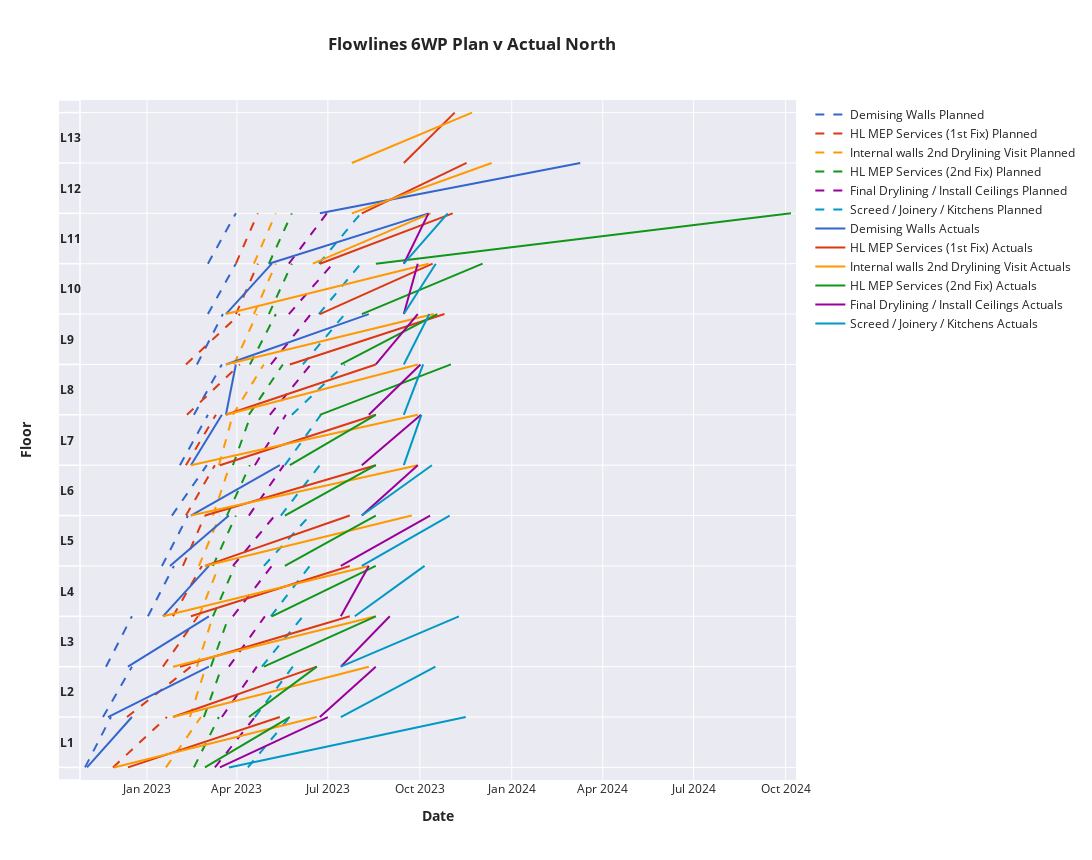

The code cell stored with this chart in its notebook:
### Code cell
fig = px.line()
fig1 = px.line()
fig2 = px.line()
# Add a custom legend trace using a scatter plot with the desired shape
legend_trace = px.line()
pixsize = 35
width = 2300

colorset = [px.colors.qualitative.G10[i] for i in range(len(set([i[2] for i in south_wp_dates]))+2)]

fig = px.line(labels={'x': 'Date', 'y': 'Floor'}, 
              title='<b>Flowlines 6WP Plan v Actual North<b>',
              template='seaborn')

fig.add_shape(type="rect",
              x0=-2*(pixsize/width), x1=0,
              y0=0, y1=1,
              xref='paper', yref='paper',
              line=dict(color="#ffffff", width=1.5),
              fillcolor = '#eaeaf2',
              opacity = 1)

for i in range(1, cladding_dates[1][1][-2]+1):
    # Add horizontal line to the margin
    fig.add_shape(type="line",
              x0=-2*(pixsize/width), x1=0,
              y0=i-1, y1=i-1,
              xref='paper', yref='y',
              line=dict(color="#ffffff", width=1.5),
              opacity = 1)
    # Add annotation to the margin
    if i < cladding_dates[1][1][-2]:
        fig.add_annotation(
            text='<b>L'+str(i)+'<b>',
            x=-2*(pixsize/width),
            y=i-1/2,
            xref='paper', yref='y',
            font=dict(size=12),
            showarrow = False )

for i in range(len(set(np.concatenate([np.array([j[1] for j in i]) for i in north_wp_dates]).tolist()))):
    data = pd.DataFrame({
        'x': np.concatenate([np.array([min(north_wp_dates[j][i][2]), datereadjust2(max(north_wp_dates[j][i][2])), None]) for j in range(len(north_wp_dates))]).tolist(),
        'y': np.concatenate([np.array([int(north_wp_dates[j][i][0][-2:])-1, int(north_wp_dates[j][i][0][-2:]), None]) for j in range(len(north_wp_dates))]).tolist(),
        'Color': [str(i)+', '+str(i)]*len(np.concatenate([np.array([min(north_wp_dates[j][i][2]), max(north_wp_dates[j][i][2]), None]) for j in range(len(north_wp_dates))]).tolist())
    })
    # Define custom hover text for each bar in each set
    custom_hover_text = [
        np.concatenate([np.array([min(north_wp_dates[j][i][2]), min(north_wp_dates[j][i][2]), None]) for j in range(len(north_wp_dates))]),
        np.concatenate([np.array([max(north_wp_dates[j][i][2]), max(north_wp_dates[j][i][2]), None]) for j in range(len(north_wp_dates))]),
        np.concatenate([np.array(['L'+str(j+1), 'L'+str(j+1), None]) for j in range(len(north_wp_dates))])
    ]
    fig1.add_trace(px.line(data, x='x', y = 'y', color = 'Color', color_discrete_sequence=[colorset[i]], hover_data = custom_hover_text).data[0])
    fig1.update_traces(line=dict(dash='dash'))
    #Update hovertext
    fig1.update_traces(
        hovertemplate='Initial Date: %{customdata[0]}<br>Final Date: %{customdata[1]}<br>Level: %{customdata[2]}',
    )

for i in range(len(set([i[2] for i in south_wp_dates]))):
    data = pd.DataFrame({
        'x': np.concatenate([np.array([interest_floors_Dates[j][0], interest_floors_Dates[j][1], None]) for j in range(southfloornamelen*6+i, len(interest_floors_Dates), len(set([i[2] for i in south_wp_dates])))]).tolist(),
        'y': np.concatenate([np.array([int((j-i)/len(set([i[2] for i in south_wp_dates])))-southfloornamelen, int((j-i)/len(set([i[2] for i in south_wp_dates])))+1-southfloornamelen, None]) for j in range(southfloornamelen*6+i, len(interest_floors_Dates), len(set([i[2] for i in south_wp_dates])))]).tolist(),#
        'Color': [i]*len(np.concatenate([np.array([interest_floors_Dates[j][0], interest_floors_Dates[j][1], None]) for j in range(southfloornamelen*6+i, len(interest_floors_Dates), len(set([i[2] for i in south_wp_dates])))]).tolist())
    })
    # Define custom hover text for each bar in each set
    custom_hover_text = [
        np.concatenate([np.array([interest_floors_Dates[j][0], interest_floors_Dates[j][0], None]) for j in range(southfloornamelen*6+i, len(interest_floors_Dates), len(set([i[2] for i in south_wp_dates])))]),
        np.concatenate([np.array([datereadjust6(interest_floors_Dates[j][1]), datereadjust6(interest_floors_Dates[j][1]), None]) for j in range(southfloornamelen*6+i, len(interest_floors_Dates), len(set([i[2] for i in south_wp_dates])))]),
        np.concatenate([np.array(['L'+str(int(j/len(set([i[2] for i in south_wp_dates])))+1-southfloornamelen), 'L'+str(int(j/len(set([i[2] for i in south_wp_dates])))+1-southfloornamelen), None]) for j in range(southfloornamelen*6+i, len(interest_floors_Dates), len(set([i[2] for i in south_wp_dates])))])
    ]
    fig2.add_trace(px.line(data, x='x', y = 'y', color='Color', color_discrete_sequence=[colorset[i]], hover_data = custom_hover_text).data[0])
    #Update hovertext
    fig2.update_traces(
        hovertemplate='Initial Date: %{customdata[0]}<br>Final Date: %{customdata[1]}<br>Level: %{customdata[2]}',
    )

#Add data from figures to fig
for i in range(len(fig1.data)):
    fig.add_trace(fig1.data[i])
for i in range(len(fig2.data)):
    fig.add_trace(fig2.data[i])

# Add the custom legend trace to the figure
fig.add_traces(legend_trace.data)
#Define text of legend list
name_legend = ['Demising Walls', 'HL MEP Services (1st Fix)', 'Internal walls 2nd Drylining Visit', 
               'HL MEP Services (2nd Fix)', 'Final Drylining / Install Ceilings', 'Screed / Joinery / Kitchens']
# Define a dictionary to map trace names to custom legend labels
legend_labels = {}
for i in range(len(set([i[2] for i in south_wp_dates]))):

    legend_labels.update({
        str(i): name_legend[i]+' Actuals', 
        str(i)+', '+str(i): name_legend[i]+' Planned'
    })


# Customize the legend labels for each trace
fig.for_each_trace(lambda trace: trace.update(name=legend_labels.get(trace.name, trace.name)))

#Update size of plot
fig.update_layout(height=860, width=1403)
fig.update_yaxes(tickvals=[i for i in range(cladding_dates[1][1][-2]+1)], range = [-0.25, 13.25])
fig.update_layout(xaxis_title="<b>Date<b>", yaxis_title="<b>Floor<b>", yaxis = dict(title_standoff = 30))
fig.update_layout(title_x=0.3)
fig.update_xaxes(range = [datetime(2022, 10, 31)-timedelta(days=5), max([interest_floors_Dates[i][1] for i in range(southfloornamelen*6, len(interest_floors_Dates)) if interest_floors_Dates[i]!=[None, None]])+timedelta(days=5)])
Flowlines1fig = fig
fig.show()
#fig.write_html("figfiout6WP.html")

### Figure 1 — Plotly figure (JSON) as saved in the notebook; plotly's stock layout.template omitted (floating-point values rounded to 4 significant figures)
{"data": [{"customdata": [["2022-10-31", "2022-11-25", "L1"], ["2022-10-31", "2022-11-25", "L1"], [null, null, null], ["2022-11-18", "2022-12-16", "L2"], ["2022-11-18", "2022-12-16", "L2"], [null, null, null], ["2022-11-21", "2022-12-16", "L3"], ["2022-11-21", "2022-12-16", "L3"], [null, null, null], ["2023-01-02", "2023-01-27", "L4"], ["2023-01-02", "2023-01-27", "L4"], [null, null, null], ["2023-01-16", "2023-02-10", "L5"], ["2023-01-16", "2023-02-10", "L5"], [null, null, null], ["2023-01-26", "2023-03-01", "L6"], ["2023-01-26", "2023-03-01", "L6"], [null, null, null], ["2023-02-03", "2023-03-02", "L7"], ["2023-02-03", "2023-03-02", "L7"], [null, null, null], ["2023-02-17", "2023-03-16", "L8"], ["2023-02-17", "2023-03-16", "L8"], [null, null, null], ["2023-02-20", "2023-03-17", "L9"], ["2023-02-20", "2023-03-17", "L9"], [null, null, null], ["2023-03-03", "2023-03-30", "L10"], ["2023-03-03", "2023-03-30", "L10"], [null, null, null], ["2023-03-03", "2023-03-30", "L11"], ["2023-03-03", "2023-03-30", "L11"], [null, null, null]], "hovertemplate": "Initial Date: %{customdata[0]}<br>Final Date: %{customdata[1]}<br>Level: %{customdata[2]}", "legendgroup": "0, 0", "line": {"color": "#3366CC", "dash": "dash"}, "marker": {"symbol": "circle"}, "mode": "lines", "name": "Demising Walls Planned", "orientation": "v", "showlegend": true, "type": "scatter", "x": ["2022-10-31T00:00:00", "2022-11-25T23:00:00", null, "2022-11-18T00:00:00", "2022-12-16T23:00:00", null, "2022-11-21T00:00:00", "2022-12-16T23:00:00", null, "2023-01-02T00:00:00", "2023-01-27T23:00:00", null, "2023-01-16T00:00:00", "2023-02-10T23:00:00", null, "2023-01-26T00:00:00", "2023-03-01T23:00:00", null, "2023-02-03T00:00:00", "2023-03-02T23:00:00", null, "2023-02-17T00:00:00", "2023-03-16T23:00:00", null, "2023-02-20T00:00:00", "2023-03-17T23:00:00", null, "2023-03-03T00:00:00", "2023-03-30T23:00:00", null, "2023-03-03T00:00:00", "2023-03-30T23:00:00", null], "xaxis": "x", "y": [0, 1, null, 1, 2, null, 2, 3, null, 3, 4, null, 4, 5, null, 5, 6, null, 6, 7, null, 7, 8, null, 8, 9, null, 9, 10, null, 10, 11, null], "yaxis": "y"}, {"customdata": [["2022-11-28", "2023-01-20", "L1"], ["2022-11-28", "2023-01-20", "L1"], [null, null, null], ["2022-12-12", "2023-02-13", "L2"], ["2022-12-12", "2023-02-13", "L2"], [null, null, null], ["2023-01-17", "2023-02-20", "L3"], ["2023-01-17", "2023-02-20", "L3"], [null, null, null], ["2023-01-27", "2023-02-24", "L4"], ["2023-01-27", "2023-02-24", "L4"], [null, null, null], ["2023-02-06", "2023-02-27", "L5"], ["2023-02-06", "2023-02-27", "L5"], [null, null, null], ["2023-02-09", "2023-03-09", "L6"], ["2023-02-09", "2023-03-09", "L6"], [null, null, null], ["2023-02-09", "2023-03-10", "L7"], ["2023-02-09", "2023-03-10", "L7"], [null, null, null], ["2023-02-10", "2023-04-03", "L8"], ["2023-02-10", "2023-04-03", "L8"], [null, null, null], ["2023-02-09", "2023-04-03", "L9"], ["2023-02-09", "2023-04-03", "L9"], [null, null, null], ["2023-03-31", "2023-04-21", "L10"], ["2023-03-31", "2023-04-21", "L10"], [null, null, null], ["2023-03-31", "2023-04-21", "L11"], ["2023-03-31", "2023-04-21", "L11"], [null, null, null]], "hovertemplate": "Initial Date: %{customdata[0]}<br>Final Date: %{customdata[1]}<br>Level: %{customdata[2]}", "legendgroup": "1, 1", "line": {"color": "#DC3912", "dash": "dash"}, "marker": {"symbol": "circle"}, "mode": "lines", "name": "HL MEP Services (1st Fix) Planned", "orientation": "v", "showlegend": true, "type": "scatter", "x": ["2022-11-28T00:00:00", "2023-01-20T23:00:00", null, "2022-12-12T00:00:00", "2023-02-13T23:00:00", null, "2023-01-17T00:00:00", "2023-02-20T23:00:00", null, "2023-01-27T00:00:00", "2023-02-24T23:00:00", null, "2023-02-06T00:00:00", "2023-02-27T23:00:00", null, "2023-02-09T00:00:00", "2023-03-09T23:00:00", null, "2023-02-09T00:00:00", "2023-03-10T23:00:00", null, "2023-02-10T00:00:00", "2023-04-03T23:00:00", null, "2023-02-09T00:00:00", "2023-04-03T23:00:00", null, "2023-03-31T00:00:00", "2023-04-21T23:00:00", null, "2023-03-31T00:00:00", "2023-04-21T23:00:00", null], "xaxis": "x", "y": [0, 1, null, 1, 2, null, 2, 3, null, 3, 4, null, 4, 5, null, 5, 6, null, 6, 7, null, 7, 8, null, 8, 9, null, 9, 10, null, 10, 11, null], "yaxis": "y"}, {"customdata": [["2023-01-20", "2023-02-23", "L1"], ["2023-01-20", "2023-02-23", "L1"], [null, null, null], ["2023-02-13", "2023-02-28", "L2"], ["2023-02-13", "2023-02-28", "L2"], [null, null, null], ["2023-02-20", "2023-03-07", "L3"], ["2023-02-20", "2023-03-07", "L3"], [null, null, null], ["2023-02-22", "2023-03-13", "L4"], ["2023-02-22", "2023-03-13", "L4"], [null, null, null], ["2023-02-22", "2023-03-14", "L5"], ["2023-02-22", "2023-03-14", "L5"], [null, null, null], ["2023-03-08", "2023-03-24", "L6"], ["2023-03-08", "2023-03-24", "L6"], [null, null, null], ["2023-03-14", "2023-03-27", "L7"], ["2023-03-14", "2023-03-27", "L7"], [null, null, null], ["2023-03-28", "2023-04-27", "L8"], ["2023-03-28", "2023-04-27", "L8"], [null, null, null], ["2023-03-29", "2023-04-20", "L9"], ["2023-03-29", "2023-04-20", "L9"], [null, null, null], ["2023-04-18", "2023-05-09", "L10"], ["2023-04-18", "2023-05-09", "L10"], [null, null, null], ["2023-04-18", "2023-05-09", "L11"], ["2023-04-18", "2023-05-09", "L11"], [null, null, null]], "hovertemplate": "Initial Date: %{customdata[0]}<br>Final Date: %{customdata[1]}<br>Level: %{customdata[2]}", "legendgroup": "2, 2", "line": {"color": "#FF9900", "dash": "dash"}, "marker": {"symbol": "circle"}, "mode": "lines", "name": "Internal walls 2nd Drylining Visit Planned", "orientation": "v", "showlegend": true, "type": "scatter", "x": ["2023-01-20T00:00:00", "2023-02-23T23:00:00", null, "2023-02-13T00:00:00", "2023-02-28T23:00:00", null, "2023-02-20T00:00:00", "2023-03-07T23:00:00", null, "2023-02-22T00:00:00", "2023-03-13T23:00:00", null, "2023-02-22T00:00:00", "2023-03-14T23:00:00", null, "2023-03-08T00:00:00", "2023-03-24T23:00:00", null, "2023-03-14T00:00:00", "2023-03-27T23:00:00", null, "2023-03-28T00:00:00", "2023-04-27T23:00:00", null, "2023-03-29T00:00:00", "2023-04-20T23:00:00", null, "2023-04-18T00:00:00", "2023-05-09T23:00:00", null, "2023-04-18T00:00:00", "2023-05-09T23:00:00", null], "xaxis": "x", "y": [0, 1, null, 1, 2, null, 2, 3, null, 3, 4, null, 4, 5, null, 5, 6, null, 6, 7, null, 7, 8, null, 8, 9, null, 9, 10, null, 10, 11, null], "yaxis": "y"}, {"customdata": [["2023-02-17", "2023-03-13", "L1"], ["2023-02-17", "2023-03-13", "L1"], [null, null, null], ["2023-02-27", "2023-03-16", "L2"], ["2023-02-27", "2023-03-16", "L2"], [null, null, null], ["2023-03-06", "2023-03-23", "L3"], ["2023-03-06", "2023-03-23", "L3"], [null, null, null], ["2023-03-08", "2023-03-29", "L4"], ["2023-03-08", "2023-03-29", "L4"], [null, null, null], ["2023-03-08", "2023-03-30", "L5"], ["2023-03-08", "2023-03-30", "L5"], [null, null, null], ["2023-03-22", "2023-04-13", "L6"], ["2023-03-22", "2023-04-13", "L6"], [null, null, null], ["2023-03-28", "2023-04-14", "L7"], ["2023-03-28", "2023-04-14", "L7"], [null, null, null], ["2023-04-13", "2023-05-16", "L8"], ["2023-04-13", "2023-05-16", "L8"], [null, null, null], ["2023-04-14", "2023-05-09", "L9"], ["2023-04-14", "2023-05-09", "L9"], [null, null, null], ["2023-05-03", "2023-05-25", "L10"], ["2023-05-03", "2023-05-25", "L10"], [null, null, null], ["2023-05-03", "2023-05-25", "L11"], ["2023-05-03", "2023-05-25", "L11"], [null, null, null]], "hovertemplate": "Initial Date: %{customdata[0]}<br>Final Date: %{customdata[1]}<br>Level: %{customdata[2]}", "legendgroup": "3, 3", "line": {"color": "#109618", "dash": "dash"}, "marker": {"symbol": "circle"}, "mode": "lines", "name": "HL MEP Services (2nd Fix) Planned", "orientation": "v", "showlegend": true, "type": "scatter", "x": ["2023-02-17T00:00:00", "2023-03-13T23:00:00", null, "2023-02-27T00:00:00", "2023-03-16T23:00:00", null, "2023-03-06T00:00:00", "2023-03-23T23:00:00", null, "2023-03-08T00:00:00", "2023-03-29T23:00:00", null, "2023-03-08T00:00:00", "2023-03-30T23:00:00", null, "2023-03-22T00:00:00", "2023-04-13T23:00:00", null, "2023-03-28T00:00:00", "2023-04-14T23:00:00", null, "2023-04-13T00:00:00", "2023-05-16T23:00:00", null, "2023-04-14T00:00:00", "2023-05-09T23:00:00", null, "2023-05-03T00:00:00", "2023-05-25T23:00:00", null, "2023-05-03T00:00:00", "2023-05-25T23:00:00", null], "xaxis": "x", "y": [0, 1, null, 1, 2, null, 2, 3, null, 3, 4, null, 4, 5, null, 5, 6, null, 6, 7, null, 7, 8, null, 8, 9, null, 9, 10, null, 10, 11, null], "yaxis": "y"}, {"customdata": [["2023-03-10", "2023-04-18", "L1"], ["2023-03-10", "2023-04-18", "L1"], [null, null, null], ["2023-03-17", "2023-04-20", "L2"], ["2023-03-17", "2023-04-20", "L2"], [null, null, null], ["2023-03-24", "2023-04-28", "L3"], ["2023-03-24", "2023-04-28", "L3"], [null, null, null], ["2023-03-28", "2023-05-05", "L4"], ["2023-03-28", "2023-05-05", "L4"], [null, null, null], ["2023-03-28", "2023-05-08", "L5"], ["2023-03-28", "2023-05-08", "L5"], [null, null, null], ["2023-04-13", "2023-05-17", "L6"], ["2023-04-13", "2023-05-17", "L6"], [null, null, null], ["2023-04-19", "2023-05-19", "L7"], ["2023-04-19", "2023-05-19", "L7"], [null, null, null], ["2023-05-04", "2023-06-13", "L8"], ["2023-05-04", "2023-06-13", "L8"], [null, null, null], ["2023-05-05", "2023-06-13", "L9"], ["2023-05-05", "2023-06-13", "L9"], [null, null, null], ["2023-05-23", "2023-07-05", "L10"], ["2023-05-23", "2023-07-05", "L10"], [null, null, null], ["2023-05-23", "2023-06-29", "L11"], ["2023-05-23", "2023-06-29", "L11"], [null, null, null]], "hovertemplate": "Initial Date: %{customdata[0]}<br>Final Date: %{customdata[1]}<br>Level: %{customdata[2]}", "legendgroup": "4, 4", "line": {"color": "#990099", "dash": "dash"}, "marker": {"symbol": "circle"}, "mode": "lines", "name": "Final Drylining / Install Ceilings Planned", "orientation": "v", "showlegend": true, "type": "scatter", "x": ["2023-03-10T00:00:00", "2023-04-18T23:00:00", null, "2023-03-17T00:00:00", "2023-04-20T23:00:00", null, "2023-03-24T00:00:00", "2023-04-28T23:00:00", null, "2023-03-28T00:00:00", "2023-05-05T23:00:00", null, "2023-03-28T00:00:00", "2023-05-08T23:00:00", null, "2023-04-13T00:00:00", "2023-05-17T23:00:00", null, "2023-04-19T00:00:00", "2023-05-19T23:00:00", null, "2023-05-04T00:00:00", "2023-06-13T23:00:00", null, "2023-05-05T00:00:00", "2023-06-13T23:00:00", null, "2023-05-23T00:00:00", "2023-07-05T23:00:00", null, "2023-05-23T00:00:00", "2023-06-29T23:00:00", null], "xaxis": "x", "y": [0, 1, null, 1, 2, null, 2, 3, null, 3, 4, null, 4, 5, null, 5, 6, null, 6, 7, null, 7, 8, null, 8, 9, null, 9, 10, null, 10, 11, null], "yaxis": "y"}, {"customdata": [["2023-04-12", "2023-05-23", "L1"], ["2023-04-12", "2023-05-23", "L1"], [null, null, null], ["2023-04-19", "2023-05-26", "L2"], ["2023-04-19", "2023-05-26", "L2"], [null, null, null], ["2023-04-26", "2023-06-05", "L3"], ["2023-04-26", "2023-06-05", "L3"], [null, null, null], ["2023-05-05", "2023-06-12", "L4"], ["2023-05-05", "2023-06-12", "L4"], [null, null, null], ["2023-04-28", "2023-06-12", "L5"], ["2023-04-28", "2023-06-12", "L5"], [null, null, null], ["2023-05-15", "2023-06-22", "L6"], ["2023-05-15", "2023-06-22", "L6"], [null, null, null], ["2023-05-19", "2023-06-23", "L7"], ["2023-05-19", "2023-06-23", "L7"], [null, null, null], ["2023-05-26", "2023-07-17", "L8"], ["2023-05-26", "2023-07-17", "L8"], [null, null, null], ["2023-06-06", "2023-07-17", "L9"], ["2023-06-06", "2023-07-17", "L9"], [null, null, null], ["2023-06-22", "2023-08-02", "L10"], ["2023-06-22", "2023-08-02", "L10"], [null, null, null], ["2023-06-22", "2023-08-02", "L11"], ["2023-06-22", "2023-08-02", "L11"], [null, null, null]], "hovertemplate": "Initial Date: %{customdata[0]}<br>Final Date: %{customdata[1]}<br>Level: %{customdata[2]}", "legendgroup": "5, 5", "line": {"color": "#0099C6", "dash": "dash"}, "marker": {"symbol": "circle"}, "mode": "lines", "name": "Screed / Joinery / Kitchens Planned", "orientation": "v", "showlegend": true, "type": "scatter", "x": ["2023-04-12T00:00:00", "2023-05-23T23:00:00", null, "2023-04-19T00:00:00", "2023-05-26T23:00:00", null, "2023-04-26T00:00:00", "2023-06-05T23:00:00", null, "2023-05-05T00:00:00", "2023-06-12T23:00:00", null, "2023-04-28T00:00:00", "2023-06-12T23:00:00", null, "2023-05-15T00:00:00", "2023-06-22T23:00:00", null, "2023-05-19T00:00:00", "2023-06-23T23:00:00", null, "2023-05-26T00:00:00", "2023-07-17T23:00:00", null, "2023-06-06T00:00:00", "2023-07-17T23:00:00", null, "2023-06-22T00:00:00", "2023-08-02T23:00:00", null, "2023-06-22T00:00:00", "2023-08-02T23:00:00", null], "xaxis": "x", "y": [0, 1, null, 1, 2, null, 2, 3, null, 3, 4, null, 4, 5, null, 5, 6, null, 6, 7, null, 7, 8, null, 8, 9, null, 9, 10, null, 10, 11, null], "yaxis": "y"}, {"customdata": [["2022-11-02", "2022-12-16", "L1"], ["2022-11-02", "2022-12-16", "L1"], [null, null, null], ["2022-11-23", "2023-03-03", "L2"], ["2022-11-23", "2023-03-03", "L2"], [null, null, null], ["2022-12-13", "2023-03-03", "L3"], ["2022-12-13", "2023-03-03", "L3"], [null, null, null], ["2023-01-17", "2023-03-03", "L4"], ["2023-01-17", "2023-03-03", "L4"], [null, null, null], ["2023-01-24", "2023-03-23", "L5"], ["2023-01-24", "2023-03-23", "L5"], [null, null, null], ["2023-02-14", "2023-05-13", "L6"], ["2023-02-14", "2023-05-13", "L6"], [null, null, null], ["2023-02-14", "2023-03-16", "L7"], ["2023-02-14", "2023-03-16", "L7"], [null, null, null], ["2023-03-21", "2023-03-30", "L8"], ["2023-03-21", "2023-03-30", "L8"], [null, null, null], ["2023-03-21", "2023-08-10", "L9"], ["2023-03-21", "2023-08-10", "L9"], [null, null, null], ["2023-03-21", "2023-05-05", "L10"], ["2023-03-21", "2023-05-05", "L10"], [null, null, null], ["2023-05-03", "2023-10-09", "L11"], ["2023-05-03", "2023-10-09", "L11"], [null, null, null], ["2023-06-23", "2024-03-09", "L12"], ["2023-06-23", "2024-03-09", "L12"], [null, null, null], [null, null, "L13"], [null, null, "L13"], [null, null, null]], "hovertemplate": "Initial Date: %{customdata[0]}<br>Final Date: %{customdata[1]}<br>Level: %{customdata[2]}", "legendgroup": "0", "line": {"color": "#3366CC", "dash": "solid"}, "marker": {"symbol": "circle"}, "mode": "lines", "name": "Demising Walls Actuals", "orientation": "v", "showlegend": true, "type": "scatter", "x": ["2022-11-02T00:00:00", "2022-12-16T23:00:00", null, "2022-11-23T00:00:00", "2023-03-03T23:00:00", null, "2022-12-13T00:00:00", "2023-03-03T23:00:00", null, "2023-01-17T00:00:00", "2023-03-03T23:00:00", null, "2023-01-24T00:00:00", "2023-03-23T23:00:00", null, "2023-02-14T00:00:00", "2023-05-13T23:00:00", null, "2023-02-14T00:00:00", "2023-03-16T23:00:00", null, "2023-03-21T00:00:00", "2023-03-30T23:00:00", null, "2023-03-21T00:00:00", "2023-08-10T23:00:00", null, "2023-03-21T00:00:00", "2023-05-05T23:00:00", null, "2023-05-03T00:00:00", "2023-10-09T19:50:12.875536", null, "2023-06-23T00:00:00", "2024-03-09T12:39:34.468085", null, null, null, null], "xaxis": "x", "y": [0, 1, null, 1, 2, null, 2, 3, null, 3, 4, null, 4, 5, null, 5, 6, null, 6, 7, null, 7, 8, null, 8, 9, null, 9, 10, null, 10, 11, null, 11, 12, null, 12, 13, null], "yaxis": "y"}, {"customdata": [["2022-12-13", "2023-05-13", "L1"], ["2022-12-13", "2023-05-13", "L1"], [null, null, null], ["2023-01-27", "2023-06-19", "L2"], ["2023-01-27", "2023-06-19", "L2"], [null, null, null], ["2023-02-03", "2023-07-22", "L3"], ["2023-02-03", "2023-07-22", "L3"], [null, null, null], ["2023-02-14", "2023-07-22", "L4"], ["2023-02-14", "2023-07-22", "L4"], [null, null, null], ["2023-02-28", "2023-07-22", "L5"], ["2023-02-28", "2023-07-22", "L5"], [null, null, null], ["2023-02-28", "2023-08-17", "L6"], ["2023-02-28", "2023-08-17", "L6"], [null, null, null], ["2023-03-15", "2023-08-17", "L7"], ["2023-03-15", "2023-08-17", "L7"], [null, null, null], ["2023-03-21", "2023-08-17", "L8"], ["2023-03-21", "2023-08-17", "L8"], [null, null, null], ["2023-05-24", "2023-10-25", "L9"], ["2023-05-24", "2023-10-25", "L9"], [null, null, null], ["2023-06-23", "2023-10-13", "L10"], ["2023-06-23", "2023-10-13", "L10"], [null, null, null], ["2023-06-23", "2023-11-02", "L11"], ["2023-06-23", "2023-11-02", "L11"], [null, null, null], ["2023-08-04", "2023-11-16", "L12"], ["2023-08-04", "2023-11-16", "L12"], [null, null, null], ["2023-09-15", "2023-11-04", "L13"], ["2023-09-15", "2023-11-04", "L13"], [null, null, null]], "hovertemplate": "Initial Date: %{customdata[0]}<br>Final Date: %{customdata[1]}<br>Level: %{customdata[2]}", "legendgroup": "1", "line": {"color": "#DC3912", "dash": "solid"}, "marker": {"symbol": "circle"}, "mode": "lines", "name": "HL MEP Services (1st Fix) Actuals", "orientation": "v", "showlegend": true, "type": "scatter", "x": ["2022-12-13T00:00:00", "2023-05-13T23:00:00", null, "2023-01-27T00:00:00", "2023-06-19T23:00:00", null, "2023-02-03T00:00:00", "2023-07-22T23:00:00", null, "2023-02-14T00:00:00", "2023-07-22T23:00:00", null, "2023-02-28T00:00:00", "2023-07-22T23:00:00", null, "2023-02-28T00:00:00", "2023-08-17T23:00:00", null, "2023-03-15T00:00:00", "2023-08-17T23:00:00", null, "2023-03-21T00:00:00", "2023-08-17T23:00:00", null, "2023-05-24T00:00:00", "2023-10-25T17:25:19.226119", null, "2023-06-23T00:00:00", "2023-10-13T20:31:31.244240", null, "2023-06-23T00:00:00", "2023-11-02T21:57:33.459973", null, "2023-08-04T00:00:00", "2023-11-16T18:58:52.584270", null, "2023-09-15T00:00:00", "2023-11-04T22:37:39.854015", null], "xaxis": "x", "y": [0, 1, null, 1, 2, null, 2, 3, null, 3, 4, null, 4, 5, null, 5, 6, null, 6, 7, null, 7, 8, null, 8, 9, null, 9, 10, null, 10, 11, null, 11, 12, null, 12, 13, null], "yaxis": "y"}, {"customdata": [["2022-11-29", "2023-06-19", "L1"], ["2022-11-29", "2023-06-19", "L1"], [null, null, null], ["2023-01-27", "2023-08-10", "L2"], ["2023-01-27", "2023-08-10", "L2"], [null, null, null], ["2023-01-27", "2023-08-17", "L3"], ["2023-01-27", "2023-08-17", "L3"], [null, null, null], ["2023-01-17", "2023-08-10", "L4"], ["2023-01-17", "2023-08-10", "L4"], [null, null, null], ["2023-02-28", "2023-09-22", "L5"], ["2023-02-28", "2023-09-22", "L5"], [null, null, null], ["2023-02-14", "2023-09-28", "L6"], ["2023-02-14", "2023-09-28", "L6"], [null, null, null], ["2023-02-14", "2023-09-28", "L7"], ["2023-02-14", "2023-09-28", "L7"], [null, null, null], ["2023-03-21", "2023-09-28", "L8"], ["2023-03-21", "2023-09-28", "L8"], [null, null, null], ["2023-03-21", "2023-10-14", "L9"], ["2023-03-21", "2023-10-14", "L9"], [null, null, null], ["2023-03-21", "2023-10-09", "L10"], ["2023-03-21", "2023-10-09", "L10"], [null, null, null], ["2023-06-16", "2023-10-11", "L11"], ["2023-06-16", "2023-10-11", "L11"], [null, null, null], ["2023-07-25", "2023-12-11", "L12"], ["2023-07-25", "2023-12-11", "L12"], [null, null, null], ["2023-07-25", "2023-11-22", "L13"], ["2023-07-25", "2023-11-22", "L13"], [null, null, null]], "hovertemplate": "Initial Date: %{customdata[0]}<br>Final Date: %{customdata[1]}<br>Level: %{customdata[2]}", "legendgroup": "2", "line": {"color": "#FF9900", "dash": "solid"}, "marker": {"symbol": "circle"}, "mode": "lines", "name": "Internal walls 2nd Drylining Visit Actuals", "orientation": "v", "showlegend": true, "type": "scatter", "x": ["2022-11-29T00:00:00", "2023-06-19T23:00:00", null, "2023-01-27T00:00:00", "2023-08-10T23:00:00", null, "2023-01-27T00:00:00", "2023-08-17T23:00:00", null, "2023-01-17T00:00:00", "2023-08-10T23:00:00", null, "2023-02-28T00:00:00", "2023-09-22T23:00:00", null, "2023-02-14T00:00:00", "2023-09-28T23:00:00", null, "2023-02-14T00:00:00", "2023-09-28T23:00:00", null, "2023-03-21T00:00:00", "2023-09-28T23:00:00", null, "2023-03-21T00:00:00", "2023-10-14T22:55:00", null, "2023-03-21T00:00:00", "2023-10-09T20:51:57.737789", null, "2023-06-16T00:00:00", "2023-10-11T17:55:37.488314", null, "2023-07-25T00:00:00", "2023-12-11T21:22:12.343584", null, "2023-07-25T00:00:00", "2023-11-22T06:03:10.337284", null], "xaxis": "x", "y": [0, 1, null, 1, 2, null, 2, 3, null, 3, 4, null, 4, 5, null, 5, 6, null, 6, 7, null, 7, 8, null, 8, 9, null, 9, 10, null, 10, 11, null, 11, 12, null, 12, 13, null], "yaxis": "y"}, {"customdata": [["2023-02-28", "2023-05-23", "L1"], ["2023-02-28", "2023-05-23", "L1"], [null, null, null], ["2023-04-13", "2023-06-19", "L2"], ["2023-04-13", "2023-06-19", "L2"], [null, null, null], ["2023-04-28", "2023-08-17", "L3"], ["2023-04-28", "2023-08-17", "L3"], [null, null, null], ["2023-05-06", "2023-08-17", "L4"], ["2023-05-06", "2023-08-17", "L4"], [null, null, null], ["2023-05-19", "2023-08-17", "L5"], ["2023-05-19", "2023-08-17", "L5"], [null, null, null], ["2023-05-19", "2023-08-17", "L6"], ["2023-05-19", "2023-08-17", "L6"], [null, null, null], ["2023-05-24", "2023-08-17", "L7"], ["2023-05-24", "2023-08-17", "L7"], [null, null, null], ["2023-06-23", "2023-11-01", "L8"], ["2023-06-23", "2023-11-01", "L8"], [null, null, null], ["2023-07-14", "2023-10-18", "L9"], ["2023-07-14", "2023-10-18", "L9"], [null, null, null], ["2023-08-04", "2023-12-02", "L10"], ["2023-08-04", "2023-12-02", "L10"], [null, null, null], ["2023-08-18", "2024-10-06", "L11"], ["2023-08-18", "2024-10-06", "L11"], [null, null, null], [null, null, "L12"], [null, null, "L12"], [null, null, null], [null, null, "L13"], [null, null, "L13"], [null, null, null]], "hovertemplate": "Initial Date: %{customdata[0]}<br>Final Date: %{customdata[1]}<br>Level: %{customdata[2]}", "legendgroup": "3", "line": {"color": "#109618", "dash": "solid"}, "marker": {"symbol": "circle"}, "mode": "lines", "name": "HL MEP Services (2nd Fix) Actuals", "orientation": "v", "showlegend": true, "type": "scatter", "x": ["2023-02-28T00:00:00", "2023-05-23T23:00:00", null, "2023-04-13T00:00:00", "2023-06-19T23:00:00", null, "2023-04-28T00:00:00", "2023-08-17T23:00:00", null, "2023-05-06T00:00:00", "2023-08-17T23:00:00", null, "2023-05-19T00:00:00", "2023-08-17T23:00:00", null, "2023-05-19T00:00:00", "2023-08-17T23:00:00", null, "2023-05-24T00:00:00", "2023-08-17T23:00:00", null, "2023-06-23T00:00:00", "2023-11-01T03:15:20.481928", null, "2023-07-14T00:00:00", "2023-10-18T11:59:14.858934", null, "2023-08-04T00:00:00", "2023-12-02T20:38:52.613391", null, "2023-08-18T00:00:00", "2024-10-06T10:17:49.306931", null, null, null, null, null, null, null], "xaxis": "x", "y": [0, 1, null, 1, 2, null, 2, 3, null, 3, 4, null, 4, 5, null, 5, 6, null, 6, 7, null, 7, 8, null, 8, 9, null, 9, 10, null, 10, 11, null, 11, 12, null, 12, 13, null], "yaxis": "y"}, {"customdata": [["2023-03-15", "2023-06-30", "L1"], ["2023-03-15", "2023-06-30", "L1"], [null, null, null], ["2023-06-23", "2023-08-17", "L2"], ["2023-06-23", "2023-08-17", "L2"], [null, null, null], ["2023-07-14", "2023-08-31", "L3"], ["2023-07-14", "2023-08-31", "L3"], [null, null, null], ["2023-07-14", "2023-08-10", "L4"], ["2023-07-14", "2023-08-10", "L4"], [null, null, null], ["2023-07-14", "2023-10-11", "L5"], ["2023-07-14", "2023-10-11", "L5"], [null, null, null], ["2023-08-04", "2023-09-28", "L6"], ["2023-08-04", "2023-09-28", "L6"], [null, null, null], ["2023-08-04", "2023-10-02", "L7"], ["2023-08-04", "2023-10-02", "L7"], [null, null, null], ["2023-08-11", "2023-10-01", "L8"], ["2023-08-11", "2023-10-01", "L8"], [null, null, null], ["2023-08-18", "2023-09-28", "L9"], ["2023-08-18", "2023-09-28", "L9"], [null, null, null], ["2023-09-15", "2023-09-28", "L10"], ["2023-09-15", "2023-09-28", "L10"], [null, null, null], ["2023-09-15", "2023-10-09", "L11"], ["2023-09-15", "2023-10-09", "L11"], [null, null, null], [null, null, "L12"], [null, null, "L12"], [null, null, null], [null, null, "L13"], [null, null, "L13"], [null, null, null]], "hovertemplate": "Initial Date: %{customdata[0]}<br>Final Date: %{customdata[1]}<br>Level: %{customdata[2]}", "legendgroup": "4", "line": {"color": "#990099", "dash": "solid"}, "marker": {"symbol": "circle"}, "mode": "lines", "name": "Final Drylining / Install Ceilings Actuals", "orientation": "v", "showlegend": true, "type": "scatter", "x": ["2023-03-15T00:00:00", "2023-06-30T23:00:00", null, "2023-06-23T00:00:00", "2023-08-17T23:00:00", null, "2023-07-14T00:00:00", "2023-08-31T23:00:00", null, "2023-07-14T00:00:00", "2023-08-10T23:00:00", null, "2023-07-14T00:00:00", "2023-10-11T06:25:47.252748", null, "2023-08-04T00:00:00", "2023-09-28T23:00:00", null, "2023-08-04T00:00:00", "2023-10-02T05:09:50.476190", null, "2023-08-11T00:00:00", "2023-10-01T16:48:00", null, "2023-08-18T00:00:00", "2023-09-28T23:00:00", null, "2023-09-15T00:00:00", "2023-09-28T23:00:00", null, "2023-09-15T00:00:00", "2023-10-09T16:08:03.605833", null, null, null, null, null, null, null], "xaxis": "x", "y": [0, 1, null, 1, 2, null, 2, 3, null, 3, 4, null, 4, 5, null, 5, 6, null, 6, 7, null, 7, 8, null, 8, 9, null, 9, 10, null, 10, 11, null, 11, 12, null, 12, 13, null], "yaxis": "y"}, {"customdata": [["2023-03-24", "2023-11-15", "L1"], ["2023-03-24", "2023-11-15", "L1"], [null, null, null], ["2023-07-14", "2023-10-16", "L2"], ["2023-07-14", "2023-10-16", "L2"], [null, null, null], ["2023-07-14", "2023-11-09", "L3"], ["2023-07-14", "2023-11-09", "L3"], [null, null, null], ["2023-07-28", "2023-10-05", "L4"], ["2023-07-28", "2023-10-05", "L4"], [null, null, null], ["2023-08-04", "2023-10-30", "L5"], ["2023-08-04", "2023-10-30", "L5"], [null, null, null], ["2023-08-04", "2023-10-13", "L6"], ["2023-08-04", "2023-10-13", "L6"], [null, null, null], ["2023-09-15", "2023-10-02", "L7"], ["2023-09-15", "2023-10-02", "L7"], [null, null, null], ["2023-09-15", "2023-10-04", "L8"], ["2023-09-15", "2023-10-04", "L8"], [null, null, null], ["2023-09-15", "2023-10-10", "L9"], ["2023-09-15", "2023-10-10", "L9"], [null, null, null], ["2023-09-15", "2023-10-16", "L10"], ["2023-09-15", "2023-10-16", "L10"], [null, null, null], ["2023-09-15", "2023-10-28", "L11"], ["2023-09-15", "2023-10-28", "L11"], [null, null, null], [null, null, "L12"], [null, null, "L12"], [null, null, null], [null, null, "L13"], [null, null, "L13"], [null, null, null]], "hovertemplate": "Initial Date: %{customdata[0]}<br>Final Date: %{customdata[1]}<br>Level: %{customdata[2]}", "legendgroup": "5", "line": {"color": "#0099C6", "dash": "solid"}, "marker": {"symbol": "circle"}, "mode": "lines", "name": "Screed / Joinery / Kitchens Actuals", "orientation": "v", "showlegend": true, "type": "scatter", "x": ["2023-03-24T00:00:00", "2023-11-15T23:42:32.508361", null, "2023-07-14T00:00:00", "2023-10-16T15:49:57.785978", null, "2023-07-14T00:00:00", "2023-11-09T03:43:17.748209", null, "2023-07-28T00:00:00", "2023-10-05T19:09:58.669623", null, "2023-08-04T00:00:00", "2023-10-30T21:25:26.701571", null, "2023-08-04T00:00:00", "2023-10-13T02:57:26.616541", null, "2023-09-15T00:00:00", "2023-10-02T14:58:47.272727", null, "2023-09-15T00:00:00", "2023-10-04T09:29:35.822140", null, "2023-09-15T00:00:00", "2023-10-10T14:18:11.442543", null, "2023-09-15T00:00:00", "2023-10-16T23:10:32.061069", null, "2023-09-15T00:00:00", "2023-10-28T22:33:52.318993", null, null, null, null, null, null, null], "xaxis": "x", "y": [0, 1, null, 1, 2, null, 2, 3, null, 3, 4, null, 4, 5, null, 5, 6, null, 6, 7, null, 7, 8, null, 8, 9, null, 9, 10, null, 10, 11, null, 11, 12, null, 12, 13, null], "yaxis": "y"}], "layout": {"annotations": [{"font": {"size": 12}, "showarrow": false, "text": "<b>L1<b>", "x": -0.03043, "xref": "paper", "y": 0.5, "yref": "y"}, {"font": {"size": 12}, "showarrow": false, "text": "<b>L2<b>", "x": -0.03043, "xref": "paper", "y": 1.5, "yref": "y"}, {"font": {"size": 12}, "showarrow": false, "text": "<b>L3<b>", "x": -0.03043, "xref": "paper", "y": 2.5, "yref": "y"}, {"font": {"size": 12}, "showarrow": false, "text": "<b>L4<b>", "x": -0.03043, "xref": "paper", "y": 3.5, "yref": "y"}, {"font": {"size": 12}, "showarrow": false, "text": "<b>L5<b>", "x": -0.03043, "xref": "paper", "y": 4.5, "yref": "y"}, {"font": {"size": 12}, "showarrow": false, "text": "<b>L6<b>", "x": -0.03043, "xref": "paper", "y": 5.5, "yref": "y"}, {"font": {"size": 12}, "showarrow": false, "text": "<b>L7<b>", "x": -0.03043, "xref": "paper", "y": 6.5, "yref": "y"}, {"font": {"size": 12}, "showarrow": false, "text": "<b>L8<b>", "x": -0.03043, "xref": "paper", "y": 7.5, "yref": "y"}, {"font": {"size": 12}, "showarrow": false, "text": "<b>L9<b>", "x": -0.03043, "xref": "paper", "y": 8.5, "yref": "y"}, {"font": {"size": 12}, "showarrow": false, "text": "<b>L10<b>", "x": -0.03043, "xref": "paper", "y": 9.5, "yref": "y"}, {"font": {"size": 12}, "showarrow": false, "text": "<b>L11<b>", "x": -0.03043, "xref": "paper", "y": 10.5, "yref": "y"}, {"font": {"size": 12}, "showarrow": false, "text": "<b>L12<b>", "x": -0.03043, "xref": "paper", "y": 11.5, "yref": "y"}, {"font": {"size": 12}, "showarrow": false, "text": "<b>L13<b>", "x": -0.03043, "xref": "paper", "y": 12.5, "yref": "y"}], "height": 860, "legend": {"tracegroupgap": 0}, "shapes": [{"fillcolor": "#eaeaf2", "line": {"color": "#ffffff", "width": 1.5}, "opacity": 1, "type": "rect", "x0": -0.03043, "x1": 0, "xref": "paper", "y0": 0, "y1": 1, "yref": "paper"}, {"line": {"color": "#ffffff", "width": 1.5}, "opacity": 1, "type": "line", "x0": -0.03043, "x1": 0, "xref": "paper", "y0": 0, "y1": 0, "yref": "y"}, {"line": {"color": "#ffffff", "width": 1.5}, "opacity": 1, "type": "line", "x0": -0.03043, "x1": 0, "xref": "paper", "y0": 1, "y1": 1, "yref": "y"}, {"line": {"color": "#ffffff", "width": 1.5}, "opacity": 1, "type": "line", "x0": -0.03043, "x1": 0, "xref": "paper", "y0": 2, "y1": 2, "yref": "y"}, {"line": {"color": "#ffffff", "width": 1.5}, "opacity": 1, "type": "line", "x0": -0.03043, "x1": 0, "xref": "paper", "y0": 3, "y1": 3, "yref": "y"}, {"line": {"color": "#ffffff", "width": 1.5}, "opacity": 1, "type": "line", "x0": -0.03043, "x1": 0, "xref": "paper", "y0": 4, "y1": 4, "yref": "y"}, {"line": {"color": "#ffffff", "width": 1.5}, "opacity": 1, "type": "line", "x0": -0.03043, "x1": 0, "xref": "paper", "y0": 5, "y1": 5, "yref": "y"}, {"line": {"color": "#ffffff", "width": 1.5}, "opacity": 1, "type": "line", "x0": -0.03043, "x1": 0, "xref": "paper", "y0": 6, "y1": 6, "yref": "y"}, {"line": {"color": "#ffffff", "width": 1.5}, "opacity": 1, "type": "line", "x0": -0.03043, "x1": 0, "xref": "paper", "y0": 7, "y1": 7, "yref": "y"}, {"line": {"color": "#ffffff", "width": 1.5}, "opacity": 1, "type": "line", "x0": -0.03043, "x1": 0, "xref": "paper", "y0": 8, "y1": 8, "yref": "y"}, {"line": {"color": "#ffffff", "width": 1.5}, "opacity": 1, "type": "line", "x0": -0.03043, "x1": 0, "xref": "paper", "y0": 9, "y1": 9, "yref": "y"}, {"line": {"color": "#ffffff", "width": 1.5}, "opacity": 1, "type": "line", "x0": -0.03043, "x1": 0, "xref": "paper", "y0": 10, "y1": 10, "yref": "y"}, {"line": {"color": "#ffffff", "width": 1.5}, "opacity": 1, "type": "line", "x0": -0.03043, "x1": 0, "xref": "paper", "y0": 11, "y1": 11, "yref": "y"}, {"line": {"color": "#ffffff", "width": 1.5}, "opacity": 1, "type": "line", "x0": -0.03043, "x1": 0, "xref": "paper", "y0": 12, "y1": 12, "yref": "y"}, {"line": {"color": "#ffffff", "width": 1.5}, "opacity": 1, "type": "line", "x0": -0.03043, "x1": 0, "xref": "paper", "y0": 13, "y1": 13, "yref": "y"}], "title": {"text": "<b>Flowlines 6WP Plan v Actual North<b>", "x": 0.3}, "width": 1403, "xaxis": {"anchor": "y", "domain": [0, 1], "range": ["2022-10-26T00:00:00", "2024-10-11T10:17:49.306931"], "title": {"text": "<b>Date<b>"}}, "yaxis": {"anchor": "x", "domain": [0, 1], "range": [-0.25, 13.25], "tickvals": [0, 1, 2, 3, 4, 5, 6, 7, 8, 9, 10, 11, 12, 13, 14], "title": {"standoff": 30, "text": "<b>Floor<b>"}}}}
